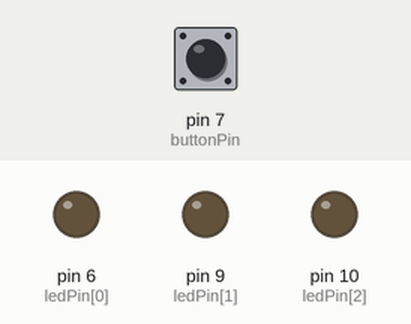
Recording of a sketch running on a simulated Arduino Uno, built with avr-gcc and run on an emulated ATmega328P. Shown: output pins drawn as LEDs (lit = HIGH). The test bench sets the inputs (shaded band); at power-on: pin 7 (buttonPin) LOW.

Above: at 1.2 s.
1.3 s: pin 7 (buttonPin) pulled HIGH for 0.15 s
At 1.7 s:
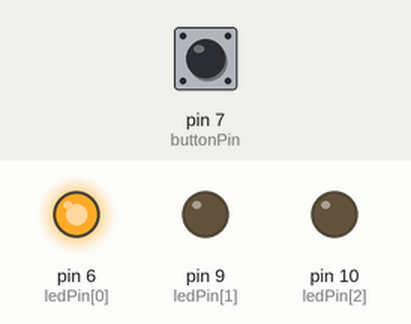
At 2.2 s:
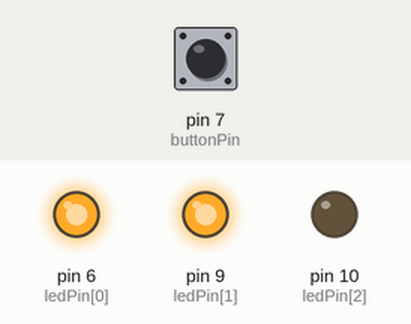
4.3 s: pin 7 (buttonPin) pulled HIGH for 3.2 s
At 6.5 s:
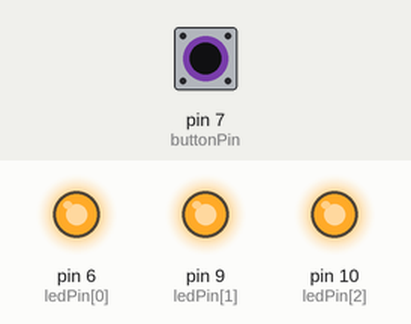
Timing chart, 0 to 10.3 s (numbered marks = the images above; inputs shaded):
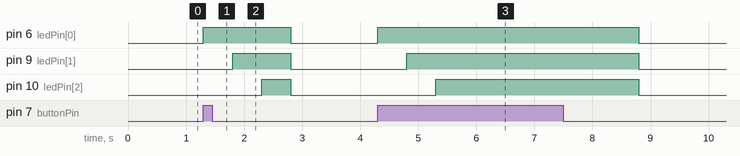

Measured:
- after the input at 1.3 s, pin 6 (ledPin[0]): LOW → HIGH at once, → LOW 1.5 s later; pin 9 (ledPin[1]): LOW → HIGH after 0.50 s, → LOW 1.0 s later; pin 10 (ledPin[2]): LOW → HIGH after 1.0 s, → LOW 0.50 s later
- after the input at 4.3 s, pin 6 (ledPin[0]): LOW → HIGH at once, → LOW 4.5 s later; pin 9 (ledPin[1]): LOW → HIGH after 0.50 s, → LOW 4.0 s later; pin 10 (ledPin[2]): LOW → HIGH after 1.0 s, → LOW 3.5 s later

The sketch:

button_LED.ino
```cpp
const int buttonPin=7;
const int ledPin[3]={6,9,10};

int buttonState=0;

void setup() {
  for (int x=0;x<3;x++){
    pinMode(ledPin[x],OUTPUT);
    }
  pinMode(buttonPin,INPUT);
}

void loop() {

  buttonState=digitalRead(buttonPin);
  if(buttonState==HIGH){
    for (int x=0;x<3;x++){
    digitalWrite(ledPin[x],HIGH);
    delay(500);
    }
  }
  else {
    for (int x=0;x<3;x++){
    digitalWrite(ledPin[x],LOW);
    }
  }
}
```
